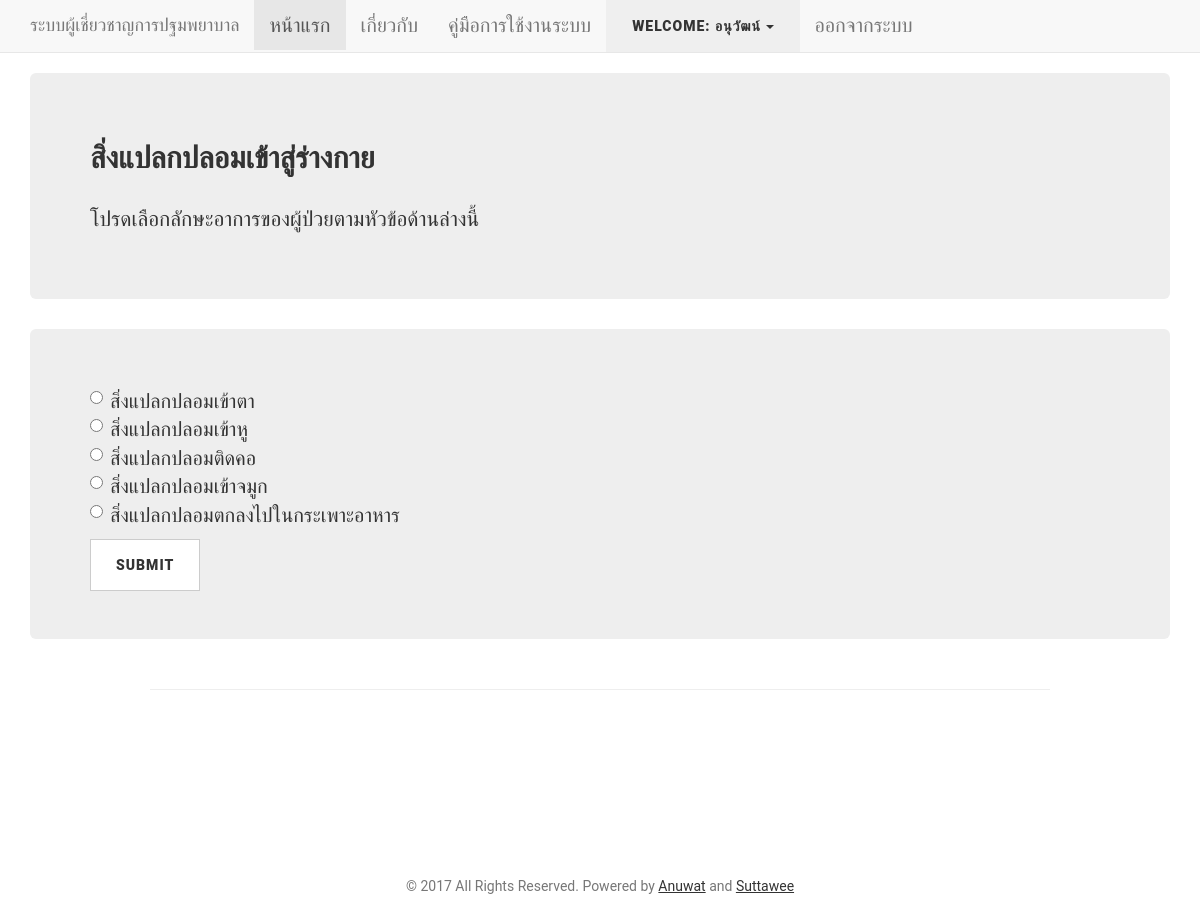
/sym_body_effect.php (signed in), run on the app's committed database.
### tables this page shows
CREATE TABLE `sym_cases_level1` (
  `case_id` int(11) NOT NULL,
  `sym_level_flag` varchar(40) NOT NULL,
  `case_name` text NOT NULL,
  `case_info` text NOT NULL,
  `result_id` int(11) DEFAULT NULL,
  `case_sym_flag` varchar(40) NOT NULL,
  `sym_id` int(11) NOT NULL
);

### sym_body_effect.php (the view, shortened to what this page needs)
<?php
    if(@$_SESSION['username'] == NULL){
        echo "<!DOCTYPE html>";
            echo "<html>";
            echo "<link rel=\"stylesheet\" href=\"css/bootstrap.min.css\">";
            echo "<body style=\"background-color:black\">";
            echo "<center>";
            echo "<div class=\"jumbotron\" style=\"background-color:black\">";
            echo "<a href=\"user_login.php\">";
            echo "<h1 class=\"btn btn-danger\" style=\"color:white\">#ERROR #GO TO LOGIN NOW</h1>";
            echo "</a>";
            echo "</div>";
            echo "</center>";
            echo "</body>";
            echo "</html>";
    }else{
?>
<?php
require 'connect_db.php';
?>
<!DOCTYPE html>
<html lang="en">
  <head>
    <link href="vendor/bootstrap/css/bootstrap.min.css" rel="stylesheet">
    <link href="css/clean-blog.min.css" rel="stylesheet">
  </head>
  <body>
    <nav class="navbar navbar-default navbar-static-top">
      <div class="container">
        <div class="navbar-header">
          <a class="navbar-brand" href="index.php"">ระบบผู้เชี่ยวชาญการปฐมพยาบาล</a>
        </div>
        <div id="navbar" class="navbar-collapse collapse">
          <ul class="nav navbar-nav">
            <li class="active"><a href="index.php">หน้าแรก</a></li>
            <li><a href="about.php">เกี่ยวกับ</a></li>
            <li><a href="docs/manual.pdf">คู่มือการใช้งานระบบ</a></li>
						<li><div class="dropdown">
  <button class="btn" type="button" data-toggle="dropdown"><?php echo "Welcome: ".$_SESSION['username']; ?>
  <span class="caret"></span></button>
</div></li>
            <li><a href="user_logout.php">ออกจากระบบ</a></li>
          </ul>
        </div>
      </div>
    </nav>
    <div class="container">
      <div class="jumbotron">
        <h2>สิ่งแปลกปลอมเข้าสู่ร่างกาย</h2>
        <p>
            โปรดเลือกลักษะอาการของผู้ป่วยตามหัวข้อด้านล่างนี้
        </p>
      </div>
</div>
<div class="container">
        <?php
          $sql = "SELECT case_name,case_info FROM sym_cases_level1 where sym_id=6";
          $result = $connect_db->query($sql);
          if ($result->num_rows > 0) {
            ?>
      <div class="jumbotron">
        <form action="sym_body_effect_result.php" method="GET">
        <div class="radio">
        <?php
          while($row = $result->fetch_assoc()) {
            echo '<label><input type="radio" name="case_name" value="'.$row["case_name"].'" required>' . $row["case_info"].'</label>' .'<br>';
          }
          } else {
            echo "0 results";
          }
        ?>
        </div>
    <button type="submit" class="btn btn-default">Submit</button>
  </form>
      </div>
    </div>
    <hr width="75%">
     <br /><br /><br /><footer>
       <p class="copyright text-muted">&copy; 2017 All Rights Reserved. Powered by <a href="https://www.facebook.com/un4ckn0wl3z" target="_blank">Anuwat</a> and <a href="https://www.facebook.com/suttawee555?fref=ts" target="_blank">Suttawee</a></p><br /><br /><br /><br />
    </footer>
  </body>
</html>
<?php
}
?>

### data on the page
sym_cases_level1: case_info "สิ่งแปลกปลอมเข้าตา"
sym_cases_level1: case_info "สิ่งแปลกปลอมเข้าหู"
sym_cases_level1: case_info "สิ่งแปลกปลอมติดคอ"
sym_cases_level1: case_info "สิ่งแปลกปลอมเข้าจมูก"
sym_cases_level1: case_info "สิ่งแปลกปลอมตกลงไปในกระเพาะอาหาร"

### other printed values
$_SESSION['username'] "อนุวัฒน์"
